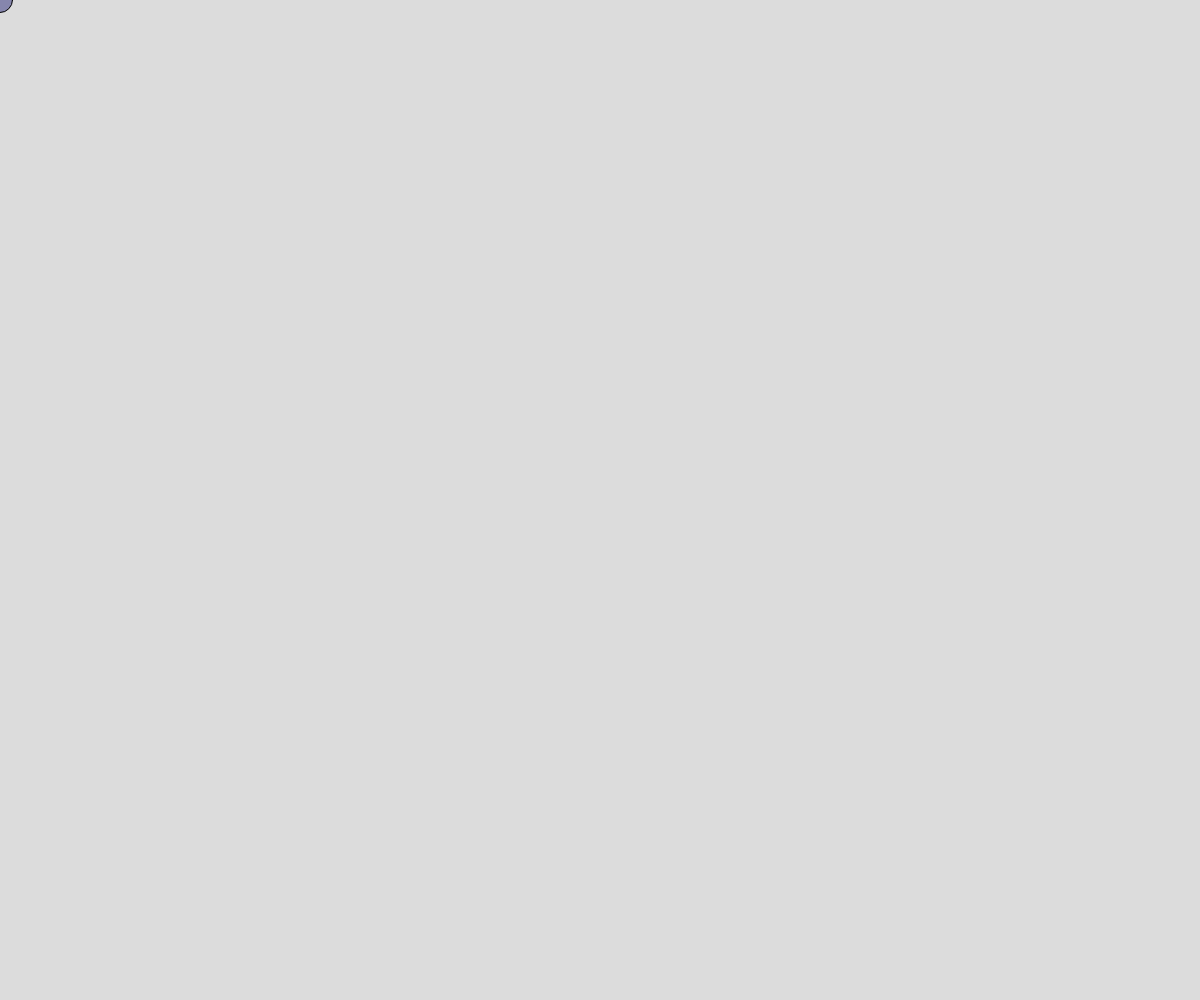
Frame 1 (no input)
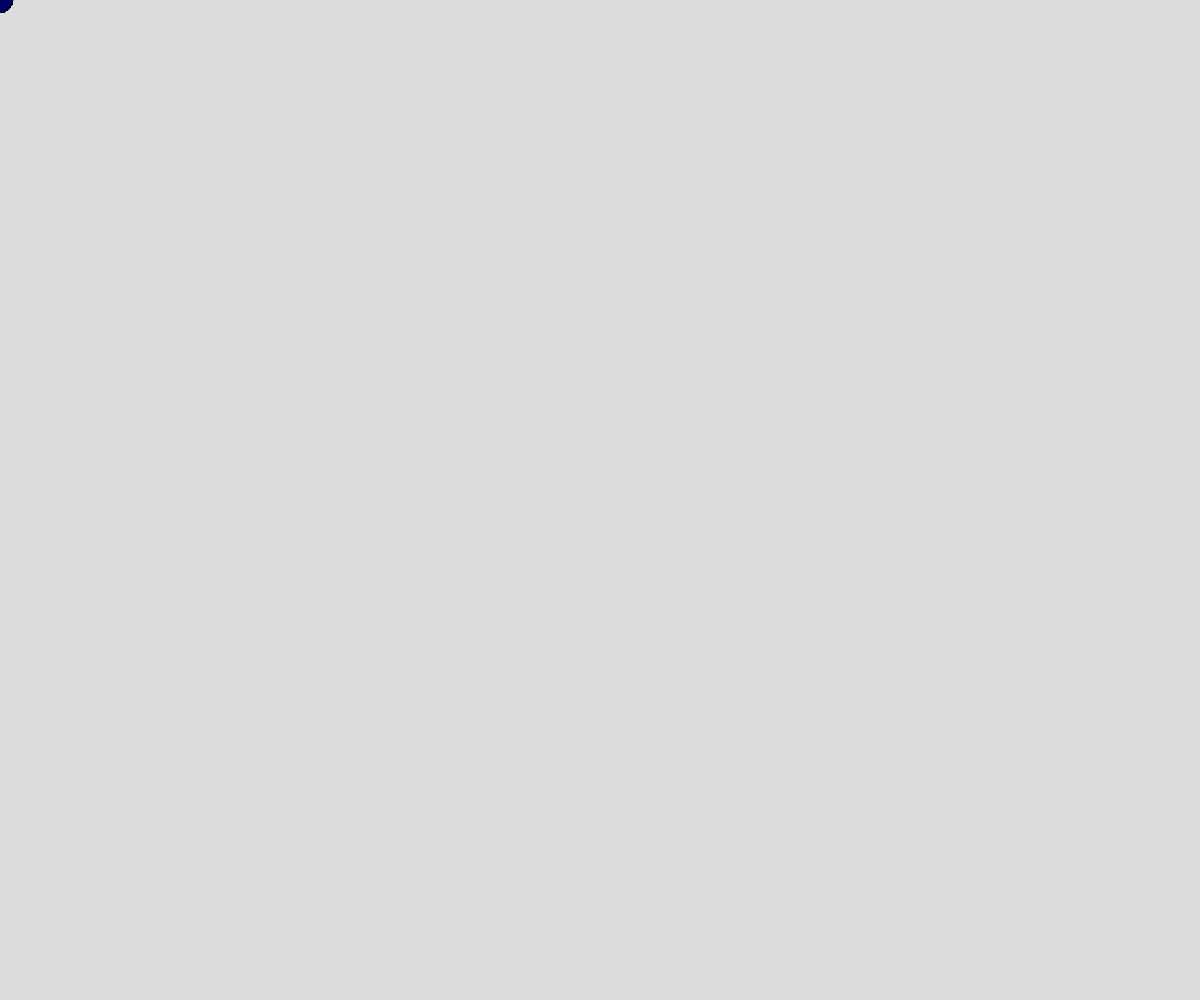
Frame 60 (no input)
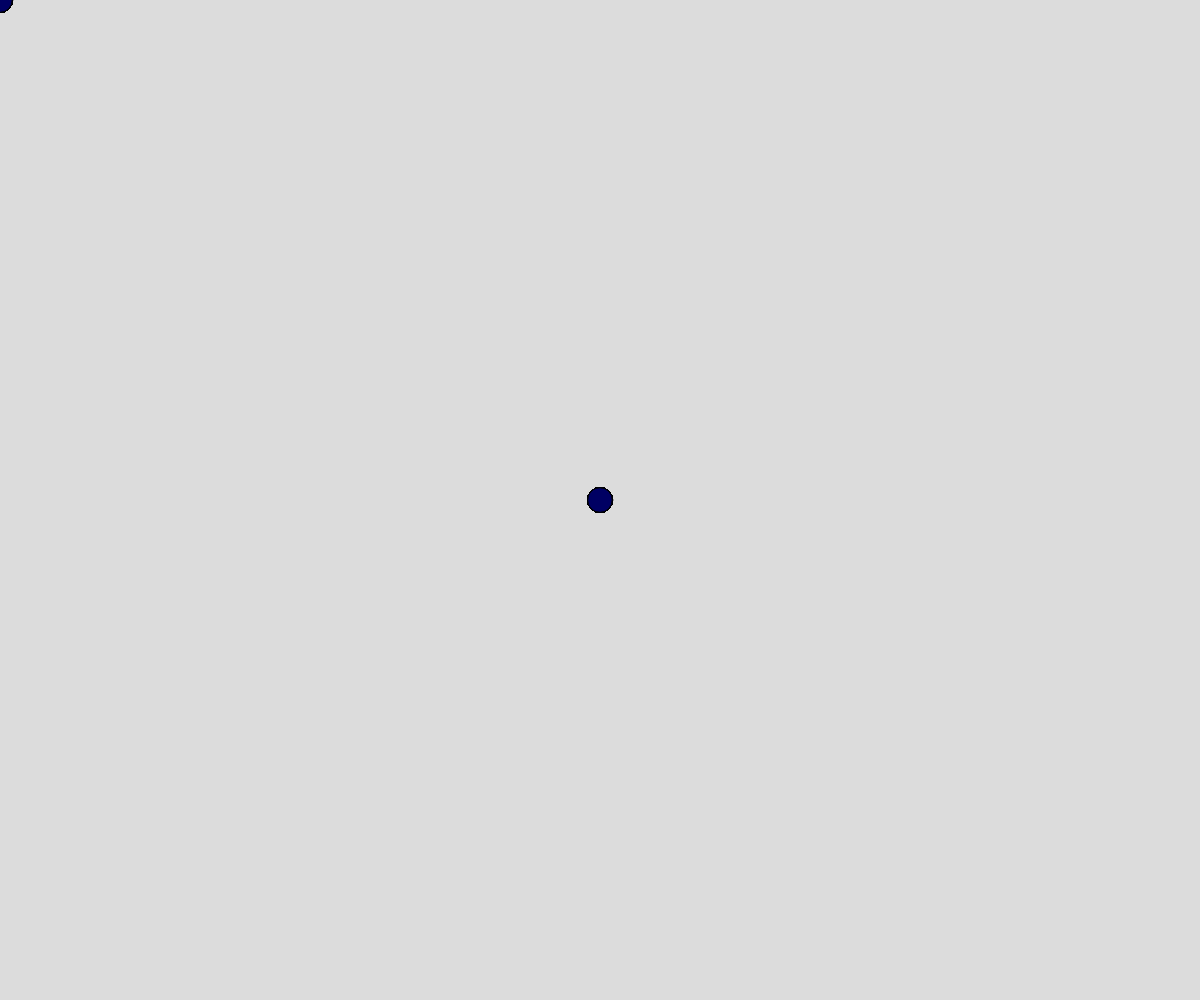
Frame 120 (the mouse pressed at the canvas centre since frame 60)

The p5.js sketch that drew these frames (run headless with seeded random() and noise() and a simulated clock; from frame 60 on, the mouse is pressed at the canvas centre):

// p5.js sketch
// ── sketch.js
function setup() {
  leinwand = createCanvas(windowWidth, windowHeight);
  leinwand.position(0,0);
  leinwand.style("z-index", "-1");
  fill(0,0,100,100);
  background(220);
}
function draw() {
  circle(mouseX, mouseY,25);
}
// ── style.css
html, body {
  margin: 0;
  padding: 0;
}
body{
  background-color: crimson;
}
canvas {
  display: block;
  color: blueviolet;
  border-color: coral;
  border: 1cm;
}
h1 {color: rgb(44, 172, 129);}
